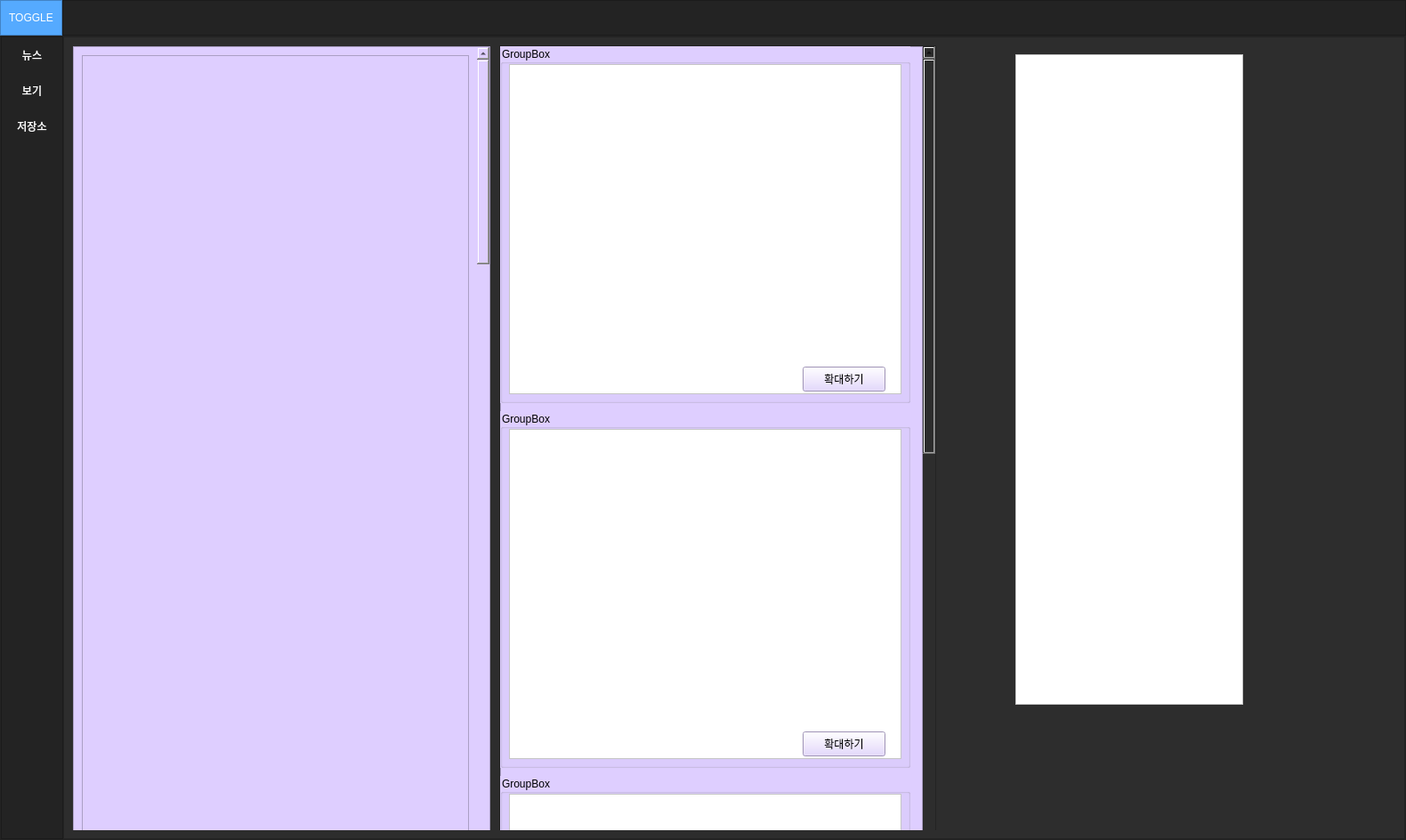
<?xml version="1.0" encoding="UTF-8"?>
<ui version="4.0">
 <class>MainWindow</class>
 <widget class="QMainWindow" name="MainWindow">
  <property name="geometry">
   <rect>
    <x>0</x>
    <y>0</y>
    <width>1580</width>
    <height>944</height>
   </rect>
  </property>
  <property name="minimumSize">
   <size>
    <width>1055</width>
    <height>500</height>
   </size>
  </property>
  <property name="windowTitle">
   <string>MainWindow</string>
  </property>
  <property name="styleSheet">
   <string notr="true">background-color: rgb(45, 45, 45);</string>
  </property>
  <widget class="QWidget" name="centralwidget">
   <property name="minimumSize">
    <size>
     <width>0</width>
     <height>0</height>
    </size>
   </property>
   <layout class="QVBoxLayout" name="verticalLayout">
    <property name="spacing">
     <number>0</number>
    </property>
    <property name="leftMargin">
     <number>0</number>
    </property>
    <property name="topMargin">
     <number>0</number>
    </property>
    <property name="rightMargin">
     <number>0</number>
    </property>
    <property name="bottomMargin">
     <number>0</number>
    </property>
    <item>
     <widget class="QFrame" name="Top_Bar">
      <property name="maximumSize">
       <size>
        <width>16777215</width>
        <height>40</height>
       </size>
      </property>
      <property name="styleSheet">
       <string notr="true">background-color: rgb(35, 35, 35);</string>
      </property>
      <property name="frameShape">
       <enum>QFrame::NoFrame</enum>
      </property>
      <property name="frameShadow">
       <enum>QFrame::Raised</enum>
      </property>
      <layout class="QHBoxLayout" name="horizontalLayout">
       <property name="spacing">
        <number>0</number>
       </property>
       <property name="leftMargin">
        <number>0</number>
       </property>
       <property name="topMargin">
        <number>0</number>
       </property>
       <property name="rightMargin">
        <number>0</number>
       </property>
       <property name="bottomMargin">
        <number>0</number>
       </property>
       <item>
        <widget class="QFrame" name="frame_toggle">
         <property name="maximumSize">
          <size>
           <width>70</width>
           <height>40</height>
          </size>
         </property>
         <property name="styleSheet">
          <string notr="true">background-color: rgb(85, 170, 255);</string>
         </property>
         <property name="frameShape">
          <enum>QFrame::StyledPanel</enum>
         </property>
         <property name="frameShadow">
          <enum>QFrame::Raised</enum>
         </property>
         <layout class="QVBoxLayout" name="verticalLayout_2">
          <property name="spacing">
           <number>0</number>
          </property>
          <property name="leftMargin">
           <number>0</number>
          </property>
          <property name="topMargin">
           <number>0</number>
          </property>
          <property name="rightMargin">
           <number>0</number>
          </property>
          <property name="bottomMargin">
           <number>0</number>
          </property>
          <item>
           <widget class="QPushButton" name="Btn_toggle">
            <property name="sizePolicy">
             <sizepolicy hsizetype="Expanding" vsizetype="Expanding">
              <horstretch>0</horstretch>
              <verstretch>0</verstretch>
             </sizepolicy>
            </property>
            <property name="styleSheet">
             <string notr="true">color: rgb(255, 255, 255);
border: Opx solid;</string>
            </property>
            <property name="text">
             <string>TOGGLE</string>
            </property>
           </widget>
          </item>
         </layout>
        </widget>
       </item>
       <item>
        <widget class="QFrame" name="frame_top">
         <property name="frameShape">
          <enum>QFrame::StyledPanel</enum>
         </property>
         <property name="frameShadow">
          <enum>QFrame::Raised</enum>
         </property>
        </widget>
       </item>
      </layout>
     </widget>
    </item>
    <item>
     <widget class="QFrame" name="Content">
      <property name="frameShape">
       <enum>QFrame::StyledPanel</enum>
      </property>
      <property name="frameShadow">
       <enum>QFrame::Raised</enum>
      </property>
      <layout class="QHBoxLayout" name="horizontalLayout_2">
       <property name="spacing">
        <number>0</number>
       </property>
       <property name="leftMargin">
        <number>0</number>
       </property>
       <property name="topMargin">
        <number>0</number>
       </property>
       <property name="rightMargin">
        <number>0</number>
       </property>
       <property name="bottomMargin">
        <number>0</number>
       </property>
       <item>
        <widget class="QFrame" name="frame_left_menu">
         <property name="minimumSize">
          <size>
           <width>70</width>
           <height>0</height>
          </size>
         </property>
         <property name="maximumSize">
          <size>
           <width>70</width>
           <height>16777215</height>
          </size>
         </property>
         <property name="styleSheet">
          <string notr="true">background-color: rgb(35, 35, 35);</string>
         </property>
         <property name="frameShape">
          <enum>QFrame::StyledPanel</enum>
         </property>
         <property name="frameShadow">
          <enum>QFrame::Raised</enum>
         </property>
         <layout class="QVBoxLayout" name="verticalLayout_3">
          <property name="spacing">
           <number>6</number>
          </property>
          <property name="leftMargin">
           <number>0</number>
          </property>
          <property name="topMargin">
           <number>0</number>
          </property>
          <property name="rightMargin">
           <number>0</number>
          </property>
          <property name="bottomMargin">
           <number>0</number>
          </property>
          <item alignment="Qt::AlignTop">
           <widget class="QFrame" name="frame_top_menu">
            <property name="frameShape">
             <enum>QFrame::NoFrame</enum>
            </property>
            <property name="frameShadow">
             <enum>QFrame::Raised</enum>
            </property>
            <layout class="QVBoxLayout" name="verticalLayout_4">
             <property name="spacing">
              <number>0</number>
             </property>
             <property name="leftMargin">
              <number>0</number>
             </property>
             <property name="topMargin">
              <number>0</number>
             </property>
             <property name="rightMargin">
              <number>0</number>
             </property>
             <property name="bottomMargin">
              <number>0</number>
             </property>
             <item>
              <widget class="QPushButton" name="Btn_menu_1">
               <property name="minimumSize">
                <size>
                 <width>0</width>
                 <height>40</height>
                </size>
               </property>
               <property name="styleSheet">
                <string notr="true">QPushButton{
    color: rgb(255, 255, 255);
	background-color: rgb(35, 35, 35);
    border: Opx solid;
}
QPushButton:hover{
    background-color: rgb(85, 170, 255);
}</string>
               </property>
               <property name="text">
                <string>뉴스</string>
               </property>
              </widget>
             </item>
             <item>
              <widget class="QPushButton" name="Btn_menu_2">
               <property name="minimumSize">
                <size>
                 <width>0</width>
                 <height>40</height>
                </size>
               </property>
               <property name="styleSheet">
                <string notr="true">QPushButton{
    color: rgb(255, 255, 255);
	background-color: rgb(35, 35, 35);
    border: Opx solid;
}
QPushButton:hover{
    background-color: rgb(85, 170, 255);
}</string>
               </property>
               <property name="text">
                <string>보기</string>
               </property>
              </widget>
             </item>
             <item>
              <widget class="QPushButton" name="Btn_menu_3">
               <property name="minimumSize">
                <size>
                 <width>0</width>
                 <height>40</height>
                </size>
               </property>
               <property name="styleSheet">
                <string notr="true">QPushButton{
    color: rgb(255, 255, 255);
	background-color: rgb(35, 35, 35);
    border: Opx solid;
}
QPushButton:hover{
    background-color: rgb(85, 170, 255);
}</string>
               </property>
               <property name="text">
                <string>저장소</string>
               </property>
              </widget>
             </item>
            </layout>
           </widget>
          </item>
         </layout>
        </widget>
       </item>
       <item>
        <widget class="QFrame" name="frame_pages">
         <property name="frameShape">
          <enum>QFrame::StyledPanel</enum>
         </property>
         <property name="frameShadow">
          <enum>QFrame::Raised</enum>
         </property>
         <layout class="QVBoxLayout" name="verticalLayout_5">
          <item>
           <widget class="QStackedWidget" name="Pages_Widget">
            <property name="currentIndex">
             <number>0</number>
            </property>
            <widget class="QWidget" name="page_1">
             <property name="styleSheet">
              <string notr="true"/>
             </property>
             <widget class="QWidget" name="verticalLayoutWidget">
              <property name="geometry">
               <rect>
                <x>0</x>
                <y>0</y>
                <width>471</width>
                <height>991</height>
               </rect>
              </property>
              <layout class="QVBoxLayout" name="leftLayout">
               <property name="leftMargin">
                <number>1</number>
               </property>
               <property name="topMargin">
                <number>1</number>
               </property>
               <property name="rightMargin">
                <number>1</number>
               </property>
               <property name="bottomMargin">
                <number>1</number>
               </property>
               <item>
                <widget class="QScrollArea" name="leftscrollArea">
                 <property name="styleSheet">
                  <string notr="true">background-color: rgb(222, 206, 255);</string>
                 </property>
                 <property name="widgetResizable">
                  <bool>true</bool>
                 </property>
                 <widget class="QWidget" name="scrollAreaWidgetContents">
                  <property name="geometry">
                   <rect>
                    <x>0</x>
                    <y>0</y>
                    <width>446</width>
                    <height>5022</height>
                   </rect>
                  </property>
                  <property name="minimumSize">
                   <size>
                    <width>0</width>
                    <height>0</height>
                   </size>
                  </property>
                  <layout class="QVBoxLayout" name="verticalLayout_7">
                   <item>
                    <widget class="QFrame" name="frame_2">
                     <property name="minimumSize">
                      <size>
                       <width>424</width>
                       <height>5000</height>
                      </size>
                     </property>
                     <property name="frameShape">
                      <enum>QFrame::StyledPanel</enum>
                     </property>
                     <property name="frameShadow">
                      <enum>QFrame::Raised</enum>
                     </property>
                     <layout class="QGridLayout" name="gridLayout_6">
                      <item row="0" column="0">
                       <layout class="QGridLayout" name="gridLayout_5"/>
                      </item>
                     </layout>
                    </widget>
                   </item>
                  </layout>
                 </widget>
                </widget>
               </item>
              </layout>
             </widget>
             <widget class="QWidget" name="verticalLayoutWidget_2">
              <property name="geometry">
               <rect>
                <x>480</x>
                <y>0</y>
                <width>491</width>
                <height>1171</height>
               </rect>
              </property>
              <layout class="QVBoxLayout" name="rightLayout">
               <item>
                <widget class="QScrollArea" name="rightscrollArea">
                 <property name="widgetResizable">
                  <bool>true</bool>
                 </property>
                 <widget class="QWidget" name="scrollAreaWidgetContents_2">
                  <property name="geometry">
                   <rect>
                    <x>0</x>
                    <y>0</y>
                    <width>466</width>
                    <height>3000</height>
                   </rect>
                  </property>
                  <layout class="QVBoxLayout" name="verticalLayout_6">
                   <property name="spacing">
                    <number>5</number>
                   </property>
                   <property name="leftMargin">
                    <number>0</number>
                   </property>
                   <property name="topMargin">
                    <number>0</number>
                   </property>
                   <property name="rightMargin">
                    <number>0</number>
                   </property>
                   <property name="bottomMargin">
                    <number>0</number>
                   </property>
                   <item>
                    <widget class="QFrame" name="frame">
                     <property name="minimumSize">
                      <size>
                       <width>100</width>
                       <height>3000</height>
                      </size>
                     </property>
                     <property name="styleSheet">
                      <string notr="true">background-color: rgb(222, 206, 255);</string>
                     </property>
                     <property name="frameShape">
                      <enum>QFrame::StyledPanel</enum>
                     </property>
                     <property name="frameShadow">
                      <enum>QFrame::Raised</enum>
                     </property>
                     <widget class="QWidget" name="layoutWidget">
                      <property name="geometry">
                       <rect>
                        <x>0</x>
                        <y>0</y>
                        <width>461</width>
                        <height>401</height>
                       </rect>
                      </property>
                      <layout class="QVBoxLayout" name="layout_R0">
                       <item>
                        <widget class="QGroupBox" name="groupBox_R0">
                         <property name="title">
                          <string>GroupBox</string>
                         </property>
                         <widget class="QTextEdit" name="textEdit_R0">
                          <property name="geometry">
                           <rect>
                            <x>10</x>
                            <y>20</y>
                            <width>441</width>
                            <height>371</height>
                           </rect>
                          </property>
                          <property name="styleSheet">
                           <string notr="true">background-color: rgb(255, 255, 255);</string>
                          </property>
                         </widget>
                         <widget class="QPushButton" name="pushButton_R0">
                          <property name="geometry">
                           <rect>
                            <x>340</x>
                            <y>360</y>
                            <width>93</width>
                            <height>28</height>
                           </rect>
                          </property>
                          <property name="text">
                           <string>확대하기</string>
                          </property>
                         </widget>
                        </widget>
                       </item>
                      </layout>
                     </widget>
                     <widget class="QWidget" name="layoutWidget_2">
                      <property name="geometry">
                       <rect>
                        <x>0</x>
                        <y>410</y>
                        <width>461</width>
                        <height>401</height>
                       </rect>
                      </property>
                      <layout class="QVBoxLayout" name="layout_R1">
                       <item>
                        <widget class="QGroupBox" name="groupBox_R1">
                         <property name="title">
                          <string>GroupBox</string>
                         </property>
                         <widget class="QTextEdit" name="textEdit_R1">
                          <property name="geometry">
                           <rect>
                            <x>10</x>
                            <y>20</y>
                            <width>441</width>
                            <height>371</height>
                           </rect>
                          </property>
                          <property name="styleSheet">
                           <string notr="true">background-color: rgb(255, 255, 255);</string>
                          </property>
                         </widget>
                         <widget class="QPushButton" name="pushButton_R1">
                          <property name="geometry">
                           <rect>
                            <x>340</x>
                            <y>360</y>
                            <width>93</width>
                            <height>28</height>
                           </rect>
                          </property>
                          <property name="text">
                           <string>확대하기</string>
                          </property>
                         </widget>
                        </widget>
                       </item>
                      </layout>
                     </widget>
                     <widget class="QWidget" name="layoutWidget_3">
                      <property name="geometry">
                       <rect>
                        <x>0</x>
                        <y>820</y>
                        <width>461</width>
                        <height>401</height>
                       </rect>
                      </property>
                      <layout class="QVBoxLayout" name="layout_R2">
                       <item>
                        <widget class="QGroupBox" name="groupBox_R2">
                         <property name="title">
                          <string>GroupBox</string>
                         </property>
                         <widget class="QTextEdit" name="textEdit_R2">
                          <property name="geometry">
                           <rect>
                            <x>10</x>
                            <y>20</y>
                            <width>441</width>
                            <height>371</height>
                           </rect>
                          </property>
                          <property name="styleSheet">
                           <string notr="true">background-color: rgb(255, 255, 255);</string>
                          </property>
                         </widget>
                         <widget class="QPushButton" name="pushButton_R2">
                          <property name="geometry">
                           <rect>
                            <x>340</x>
                            <y>360</y>
                            <width>93</width>
                            <height>28</height>
                           </rect>
                          </property>
                          <property name="text">
                           <string>확대하기</string>
                          </property>
                         </widget>
                        </widget>
                       </item>
                      </layout>
                     </widget>
                     <widget class="QWidget" name="layoutWidget_4">
                      <property name="geometry">
                       <rect>
                        <x>0</x>
                        <y>1230</y>
                        <width>461</width>
                        <height>401</height>
                       </rect>
                      </property>
                      <layout class="QVBoxLayout" name="layout_R3">
                       <item>
                        <widget class="QGroupBox" name="groupBox_R3">
                         <property name="title">
                          <string>GroupBox</string>
                         </property>
                         <widget class="QTextEdit" name="textEdit_R3">
                          <property name="geometry">
                           <rect>
                            <x>10</x>
                            <y>20</y>
                            <width>441</width>
                            <height>371</height>
                           </rect>
                          </property>
                          <property name="styleSheet">
                           <string notr="true">background-color: rgb(255, 255, 255);</string>
                          </property>
                         </widget>
                         <widget class="QPushButton" name="pushButton_R3">
                          <property name="geometry">
                           <rect>
                            <x>340</x>
                            <y>360</y>
                            <width>93</width>
                            <height>28</height>
                           </rect>
                          </property>
                          <property name="text">
                           <string>확대하기</string>
                          </property>
                         </widget>
                        </widget>
                       </item>
                      </layout>
                     </widget>
                     <widget class="QWidget" name="layoutWidget_5">
                      <property name="geometry">
                       <rect>
                        <x>0</x>
                        <y>1640</y>
                        <width>461</width>
                        <height>401</height>
                       </rect>
                      </property>
                      <layout class="QVBoxLayout" name="layout_R4">
                       <item>
                        <widget class="QGroupBox" name="groupBox_R4">
                         <property name="title">
                          <string>GroupBox</string>
                         </property>
                         <widget class="QTextEdit" name="textEdit_R4">
                          <property name="geometry">
                           <rect>
                            <x>10</x>
                            <y>20</y>
                            <width>441</width>
                            <height>371</height>
                           </rect>
                          </property>
                          <property name="styleSheet">
                           <string notr="true">background-color: rgb(255, 255, 255);</string>
                          </property>
                         </widget>
                         <widget class="QPushButton" name="pushButton_R4">
                          <property name="geometry">
                           <rect>
                            <x>340</x>
                            <y>360</y>
                            <width>93</width>
                            <height>28</height>
                           </rect>
                          </property>
                          <property name="text">
                           <string>확대하기</string>
                          </property>
                         </widget>
                        </widget>
                       </item>
                      </layout>
                     </widget>
                     <widget class="QWidget" name="layoutWidget_6">
                      <property name="geometry">
                       <rect>
                        <x>0</x>
                        <y>2050</y>
                        <width>461</width>
                        <height>401</height>
                       </rect>
                      </property>
                      <layout class="QVBoxLayout" name="layout_R5">
                       <item>
                        <widget class="QGroupBox" name="groupBox_R5">
                         <property name="title">
                          <string>GroupBox</string>
                         </property>
                         <widget class="QTextEdit" name="textEdit_R5">
                          <property name="geometry">
                           <rect>
                            <x>10</x>
                            <y>20</y>
                            <width>441</width>
                            <height>371</height>
                           </rect>
                          </property>
                          <property name="styleSheet">
                           <string notr="true">background-color: rgb(255, 255, 255);</string>
                          </property>
                         </widget>
                         <widget class="QPushButton" name="pushButton_R5">
                          <property name="geometry">
                           <rect>
                            <x>340</x>
                            <y>360</y>
                            <width>93</width>
                            <height>28</height>
                           </rect>
                          </property>
                          <property name="text">
                           <string>확대하기</string>
                          </property>
                         </widget>
                        </widget>
                       </item>
                      </layout>
                     </widget>
                     <widget class="QWidget" name="layoutWidget_7">
                      <property name="geometry">
                       <rect>
                        <x>0</x>
                        <y>2460</y>
                        <width>461</width>
                        <height>401</height>
                       </rect>
                      </property>
                      <layout class="QVBoxLayout" name="layout_R6">
                       <item>
                        <widget class="QGroupBox" name="groupBox_R6">
                         <property name="title">
                          <string>GroupBox</string>
                         </property>
                         <widget class="QTextEdit" name="textEdit_R6">
                          <property name="geometry">
                           <rect>
                            <x>10</x>
                            <y>20</y>
                            <width>441</width>
                            <height>371</height>
                           </rect>
                          </property>
                          <property name="styleSheet">
                           <string notr="true">background-color: rgb(255, 255, 255);</string>
                          </property>
                         </widget>
                         <widget class="QPushButton" name="pushButton_R6">
                          <property name="geometry">
                           <rect>
                            <x>340</x>
                            <y>360</y>
                            <width>93</width>
                            <height>28</height>
                           </rect>
                          </property>
                          <property name="text">
                           <string>확대하기</string>
                          </property>
                         </widget>
                        </widget>
                       </item>
                      </layout>
                     </widget>
                    </widget>
                   </item>
                  </layout>
                 </widget>
                </widget>
               </item>
              </layout>
             </widget>
             <widget class="QWidget" name="formLayoutWidget">
              <property name="geometry">
               <rect>
                <x>1060</x>
                <y>10</y>
                <width>391</width>
                <height>731</height>
               </rect>
              </property>
              <layout class="QFormLayout" name="formLayout">
               <item row="0" column="0">
                <widget class="QTextEdit" name="textEdit_R0_2">
                 <property name="styleSheet">
                  <string notr="true">background-color: rgb(255, 255, 255);</string>
                 </property>
                </widget>
               </item>
              </layout>
             </widget>
            </widget>
            <widget class="QWidget" name="page_2">
             <property name="styleSheet">
              <string notr="true">background-color: rgb(126, 126, 126);</string>
             </property>
             <widget class="QWidget" name="gridLayoutWidget">
              <property name="geometry">
               <rect>
                <x>0</x>
                <y>10</y>
                <width>461</width>
                <height>591</height>
               </rect>
              </property>
              <layout class="QGridLayout" name="gridLayout">
               <item row="0" column="0">
                <widget class="QGroupBox" name="groupBox_5">
                 <property name="title">
                  <string>Opinion</string>
                 </property>
                 <widget class="QPlainTextEdit" name="plainTextEdit">
                  <property name="geometry">
                   <rect>
                    <x>3</x>
                    <y>26</y>
                    <width>451</width>
                    <height>561</height>
                   </rect>
                  </property>
                  <property name="styleSheet">
                   <string notr="true">background-color: rgb(255, 255, 255);</string>
                  </property>
                 </widget>
                </widget>
               </item>
              </layout>
             </widget>
             <widget class="QWidget" name="gridLayoutWidget_2">
              <property name="geometry">
               <rect>
                <x>480</x>
                <y>10</y>
                <width>461</width>
                <height>591</height>
               </rect>
              </property>
              <layout class="QGridLayout" name="gridLayout_2">
               <item row="0" column="0">
                <widget class="QGroupBox" name="groupBox_6">
                 <property name="title">
                  <string>내 생각</string>
                 </property>
                 <widget class="QTextEdit" name="mytextEdit">
                  <property name="geometry">
                   <rect>
                    <x>3</x>
                    <y>26</y>
                    <width>451</width>
                    <height>561</height>
                   </rect>
                  </property>
                  <property name="styleSheet">
                   <string notr="true">background-color: rgb(255, 255, 255);</string>
                  </property>
                 </widget>
                </widget>
               </item>
              </layout>
             </widget>
             <widget class="QPushButton" name="Btn_save">
              <property name="geometry">
               <rect>
                <x>720</x>
                <y>630</y>
                <width>201</width>
                <height>91</height>
               </rect>
              </property>
              <property name="styleSheet">
               <string notr="true">background-color: rgb(255, 255, 255);</string>
              </property>
              <property name="text">
               <string>저장하기</string>
              </property>
             </widget>
            </widget>
            <widget class="QWidget" name="page_3">
             <widget class="QFrame" name="frame_3">
              <property name="geometry">
               <rect>
                <x>11</x>
                <y>11</y>
                <width>541</width>
                <height>340</height>
               </rect>
              </property>
              <property name="minimumSize">
               <size>
                <width>0</width>
                <height>340</height>
               </size>
              </property>
              <property name="frameShape">
               <enum>QFrame::StyledPanel</enum>
              </property>
              <property name="frameShadow">
               <enum>QFrame::Raised</enum>
              </property>
              <layout class="QVBoxLayout" name="verticalLayout_8">
               <item>
                <widget class="QFrame" name="frame_4">
                 <property name="minimumSize">
                  <size>
                   <width>0</width>
                   <height>330</height>
                  </size>
                 </property>
                 <property name="styleSheet">
                  <string notr="true">background-color: rgb(147, 147, 147);</string>
                 </property>
                 <property name="frameShape">
                  <enum>QFrame::StyledPanel</enum>
                 </property>
                 <property name="frameShadow">
                  <enum>QFrame::Raised</enum>
                 </property>
                 <widget class="QGroupBox" name="groupBox_3">
                  <property name="geometry">
                   <rect>
                    <x>10</x>
                    <y>10</y>
                    <width>491</width>
                    <height>311</height>
                   </rect>
                  </property>
                  <property name="title">
                   <string>생각</string>
                  </property>
                  <widget class="QTextEdit" name="textEdit_2">
                   <property name="geometry">
                    <rect>
                     <x>13</x>
                     <y>16</y>
                     <width>471</width>
                     <height>281</height>
                    </rect>
                   </property>
                   <property name="styleSheet">
                    <string notr="true">background-color: rgb(255, 255, 255);</string>
                   </property>
                  </widget>
                  <widget class="QPushButton" name="pushButton_2">
                   <property name="geometry">
                    <rect>
                     <x>440</x>
                     <y>260</y>
                     <width>31</width>
                     <height>28</height>
                    </rect>
                   </property>
                   <property name="text">
                    <string>▽</string>
                   </property>
                  </widget>
                 </widget>
                 <widget class="QGroupBox" name="groupBox_4">
                  <property name="geometry">
                   <rect>
                    <x>10</x>
                    <y>340</y>
                    <width>491</width>
                    <height>311</height>
                   </rect>
                  </property>
                  <property name="title">
                   <string>Opinion</string>
                  </property>
                  <widget class="QTextEdit" name="textEdit_4">
                   <property name="geometry">
                    <rect>
                     <x>13</x>
                     <y>16</y>
                     <width>471</width>
                     <height>281</height>
                    </rect>
                   </property>
                   <property name="styleSheet">
                    <string notr="true">background-color: rgb(255, 255, 255);</string>
                   </property>
                  </widget>
                 </widget>
                </widget>
               </item>
              </layout>
             </widget>
            </widget>
           </widget>
          </item>
         </layout>
        </widget>
       </item>
      </layout>
     </widget>
    </item>
   </layout>
  </widget>
 </widget>
 <resources/>
 <connections/>
</ui>
